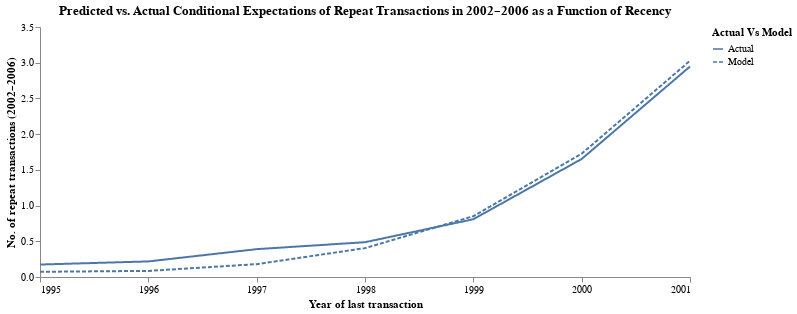

The cell this chart's notebook holds for it:
### Code cell
(
    alt.Chart(ce_rec).mark_line().encode(
        x=alt.X('t_x', title='Year of last transaction', axis=alt.Axis(labelAngle=0, values=np.arange(1995, 2002, 1), format='.0f')),
        y=alt.Y('CE by Rec', title='No. of repeat transactions (2002–2006)'),
        strokeDash='Actual Vs Model'
    ).properties(
            width=650,
            height=250,
            title='Predicted vs. Actual Conditional Expectations of Repeat Transactions in 2002–2006 as a Function of Recency'
    ).configure_view(stroke=None).configure_axisY(grid=False).configure_axisX(grid=False)  
)

### Figure 1 — Vega-Lite specification as saved in the notebook (floating-point values rounded to 4 significant figures)
{"$schema": "https://vega.github.io/schema/vega-lite/v5.20.1.json", "config": {"axisX": {"grid": false}, "axisY": {"grid": false}, "view": {"continuousHeight": 300, "continuousWidth": 300, "stroke": null}}, "data": {"name": "data-dce7cf9adf3d62e5714fb5cbb32a89ad"}, "datasets": {"data-dce7cf9adf3d62e5714fb5cbb32a89ad": [{"Actual Vs Model": "Actual", "CE by Rec": 0.1744, "t_x": 1995}, {"Actual Vs Model": "Actual", "CE by Rec": 0.2181, "t_x": 1996}, {"Actual Vs Model": "Actual", "CE by Rec": 0.3899, "t_x": 1997}, {"Actual Vs Model": "Actual", "CE by Rec": 0.4873, "t_x": 1998}, {"Actual Vs Model": "Actual", "CE by Rec": 0.8089, "t_x": 1999}, {"Actual Vs Model": "Actual", "CE by Rec": 1.652, "t_x": 2000}, {"Actual Vs Model": "Actual", "CE by Rec": 2.947, "t_x": 2001}, {"Actual Vs Model": "Model", "CE by Rec": 0.07287, "t_x": 1995}, {"Actual Vs Model": "Model", "CE by Rec": 0.0857, "t_x": 1996}, {"Actual Vs Model": "Model", "CE by Rec": 0.1798, "t_x": 1997}, {"Actual Vs Model": "Model", "CE by Rec": 0.4041, "t_x": 1998}, {"Actual Vs Model": "Model", "CE by Rec": 0.8511, "t_x": 1999}, {"Actual Vs Model": "Model", "CE by Rec": 1.726, "t_x": 2000}, {"Actual Vs Model": "Model", "CE by Rec": 3.027, "t_x": 2001}]}, "encoding": {"strokeDash": {"field": "Actual Vs Model", "type": "nominal"}, "x": {"axis": {"format": ".0f", "labelAngle": 0, "values": [1995, 1996, 1997, 1998, 1999, 2000, 2001]}, "field": "t_x", "title": "Year of last transaction", "type": "quantitative"}, "y": {"field": "CE by Rec", "title": "No. of repeat transactions (2002–2006)", "type": "quantitative"}}, "height": 250, "mark": {"type": "line"}, "title": "Predicted vs. Actual Conditional Expectations of Repeat Transactions in 2002–2006 as a Function of Recency", "width": 650}
